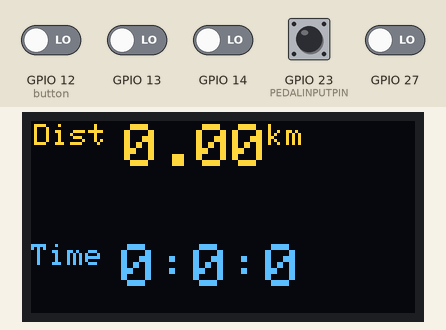
A sketch run on a simulated ESP32. Parts: 128×64 one-colour display. Inputs (shaded band) come from the test bench; at power-on: GPIO 23 (PEDALINPUTPIN) HIGH, GPIO 12 (button), GPIO 13, GPIO 14, GPIO 27 LOW. The OLED is the two-colour kind (top 16 rows yellow); the display library's start-up logo is not drawn; USB keyboard and mouse output is not drawn.

Above: at 2.6 s.
2.7 s: GPIO 23 (PEDALINPUTPIN) pulled LOW for 0.15 s
At 4.9 s:
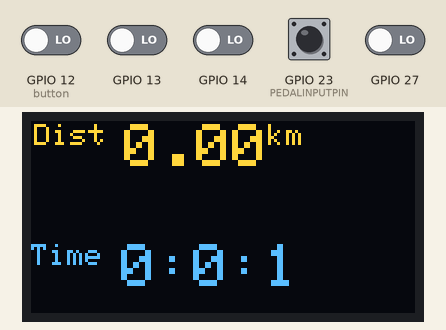
5.6 s: GPIO 23 (PEDALINPUTPIN) pulled LOW for 1 s
At 8.2 s:
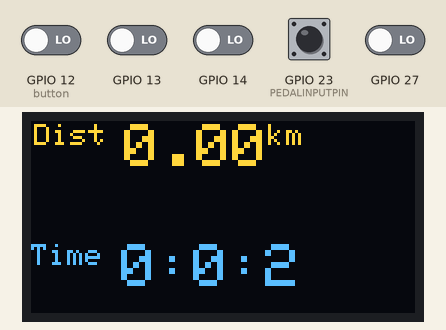
Timing chart, 0 to 9.7 s (numbered marks = the images above; inputs shaded):
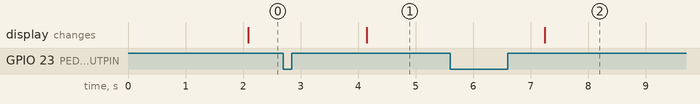

The sketch:

RocketLeaguewithOLED.ino
```cpp
//Exercise bike configured for Rocket League with OLED display added.
/* ESP32 Gamepad library, https://github.com/lemmingDev/ESP32-BLE-Gamepad */
#include <BleGamepad.h>
#include <Wire.h> //For I2C Serial communiction.
#include <Adafruit_GFX.h>  //To display graphics on the OLED display
#include <Adafruit_SSD1306.h>

#define SCREEN_WIDTH 128 // OLED display width, in pixels
#define SCREEN_HEIGHT 64 // OLED display height, in pixels

#define OLED_RESET     -1 // Reset pin # (or -1 if sharing Arduino reset pin)
#define SCREEN_ADDRESS 0x3C // Run the I2C scan example to find the address of the OLED display
Adafruit_SSD1306 display(SCREEN_WIDTH, SCREEN_HEIGHT, &Wire, OLED_RESET);

BleGamepad bleGamepad;

/*count variable declared as volatile, as it is being accessed by both interrupt service routine and main program.
So the compiler is directed to load variable from RAM instead of registers. */
volatile int count = 0;
volatile int frequency;

//variable to keep track of distance
float dist = 0;

//three variables for seconds, minutes and hours pedaled.
int s = 0;
int m = 0;
int h = 0;

/*pin connected to exercise bike magnetic switch*/
#define PEDALINPUTPIN 23

/*variable to calculate gamepad trigger value from pedal count*/
unsigned long triggerVal;
/*variable to keep track of the mainloop*/
int loopcount = 0;

/*var of portMUX_TYPE takes care of synchronization between main loop and interrupt service routine*/
portMUX_TYPE synch = portMUX_INITIALIZER_UNLOCKED;

/*Interrupt Service Routine, IRAM_ATTR specifies isr should be in RAM, it is faster than flash*/
void IRAM_ATTR isr() {
  portENTER_CRITICAL(&synch); /*macros to disable further interrupts or change priority*/
  count++;                    /*Increment count*/
  portEXIT_CRITICAL(&synch);
}


void setup() {
  pinMode(PEDALINPUTPIN, INPUT_PULLUP);  /*The pedal input pin attached to the magnetic switch is pulled up.*/
  attachInterrupt(PEDALINPUTPIN,isr,FALLING);  /*Calls the ISR everytime a falling edge on the pedal signal is detected*/

  pinMode(27, INPUT); /*The touch modules are connected to the following ESP32 GPIO pins*/
  pinMode(14, INPUT);
  pinMode(12, INPUT);
  pinMode(13, INPUT);

  //Serial.begin(115200); //Serial communication used for debuging code.
  bleGamepad.begin();
  display.begin(SSD1306_SWITCHCAPVCC, SCREEN_ADDRESS);
}

void loop(){
  //if(bleGamepad.isConnected()){
  /*commented the above line as we want the display to be updated even without being used as a gamepad.*/
    if (digitalRead(12) == HIGH) //Touchpad1, jump button.
    {
      bleGamepad.press(BUTTON_1);
      //Serial.println("Touchpad1 pressed");
    }
    else
    {
      bleGamepad.release(BUTTON_1);
    }
    if (digitalRead(13) == HIGH) //Touchpad2, steer left.
    {
      bleGamepad.press(BUTTON_2);
      //Serial.println("Touchpad2 pressed");
    }
    else
    {
      bleGamepad.release(BUTTON_2);
    }
    if (digitalRead(27) == HIGH) //Touchpad3, Rocket boost
    {
      bleGamepad.press(BUTTON_5);
      //Serial.println("Touchpad3 pressed");
    }
    else
    {
      bleGamepad.release(BUTTON_5);
    }
    if (digitalRead(14) == HIGH) //Touchpad4, Steer right
    {
      bleGamepad.press(BUTTON_4);
      //Serial.println("Touchpad4 pressed");
    }
    else
    {
      bleGamepad.release(BUTTON_4);
    }

    triggerVal = map(frequency,0,10,0,65535); /*maps pedaling pulses to gamepad trigger value.
                                              10 pulses (change as needed) corresponds to a to full press of the trigger.*/

    if (triggerVal > 65535){ /*Limit the trigger value if more than 10 pulses received.*/
      triggerVal = 65535;
    }

    //use the below lines to figure out the right trigger value from the frequency pulse count.
    /*Serial.print(frequency);
    Serial.print(" , ");
    Serial.println(triggerVal);*/

    bleGamepad.setRightTrigger(triggerVal); //Set the right trigger value.

    delay(50);
    loopcount++;
    if (loopcount == 20){
     frequency = count;
     count = 0;
     loopcount = 0;
     dist = dist + 0.001*frequency; /*just made up this formula, 1 pulse is considered as a meter.*/
     display.display();
     display.clearDisplay();  /*Below lines are to display distance.*/
     display.setTextSize(1);
     display.setTextColor(WHITE);
     display.setCursor(1,1);
     display.print("Dist ");
     display.setTextSize(2);
     display.print(dist);
     display.setTextSize(1);
     display.println("km");
     display.setTextSize(2);
     display.println(" ");
     display.println(" ");
     if (frequency > 0){  /*Calculate time and display it*/
      s = s + 1;
     }
     if (s == 60){
      m = m + 1;
      s = 0;
     }
     if (m == 60){
      h = h + 1;
      m = 0;
     }
     display.setTextSize(1);
     display.print("Time ");
     display.setTextSize(2);
     display.print(h);
     display.print(":");
     display.print(m);
     display.print(":");
     display.println(s);
    }
 //}
}
```

Measured:
- after the input at 2.7 s, the display: changes after 1.5 s (image 1)
- after the input at 5.6 s, the display: changes after 1.6 s (image 2)
